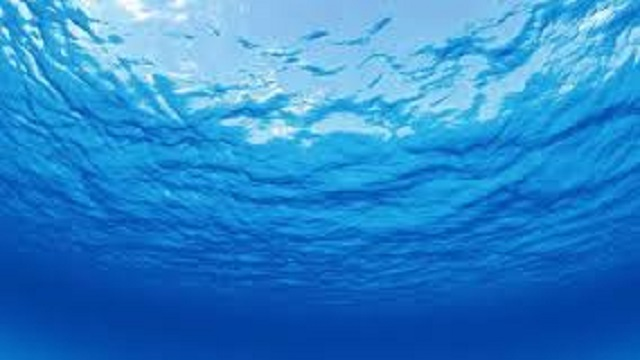
#> input picture Lab 3/water.jpg, 640 x 360 px
$ jupyter execute Task1.ipynb
#> lines starting #> are read from the running program, lines starting #| are printed output that depends on the picture
[cell 1]
import cv2
from matplotlib import pyplot as plt

def showImages(pic1,pic2):
    plt.subplot(1,2,1)
    plt.imshow(pic1)
    plt.subplot(1,2,2)
    plt.imshow(pic2)

water = cv2.imread("water.jpg")
#> water is the input picture: shape (360, 640, 3); mean B, G, R 204.6, 134.2, 43.1
water = cv2.cvtColor(water, cv2.COLOR_BGR2RGB)

orange = cv2.imread("orange.png")
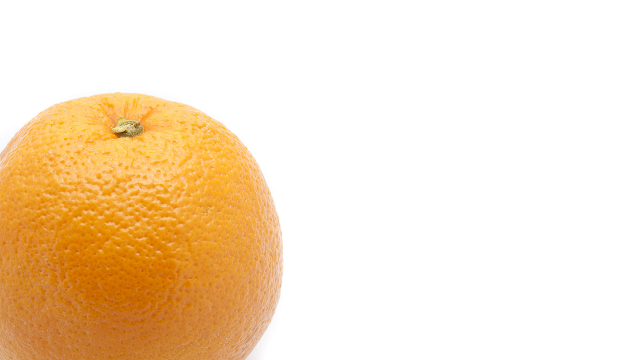
#> input picture Lab 3/orange.png, 640 x 360 px
#> orange is the input picture: shape (360, 640, 3); mean B, G, R 199.2, 226, 246.9
orange = cv2.cvtColor(orange, cv2.COLOR_BGR2RGB)

showImages(water,orange)
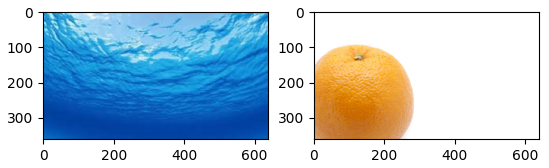
#> figure drawn by matplotlib, 2 panels

[cell 2]
wh, ww, wd = water.shape
#> wh = 360; ww = 640; wd = 3
water = cv2.resize(water, (int(.5*ww),int(.5*wh)))
#> water: shape (180, 320, 3)

oh, ow, od = orange.shape
#> oh = 360; ow = 640; od = 3
orange = cv2.resize(orange, (int(.5*ow),int(.5*oh)))
#> orange: shape (180, 320, 3)

showImages(water,orange)

[cell 3]
orangewater = cv2.addWeighted(water,.4,orange,.7,0)
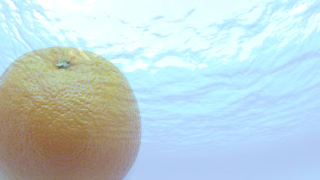
#> orangewater: shape (180, 320, 3); mean R, G, B 190, 210.7, 214.5

plt.imshow(orangewater);
